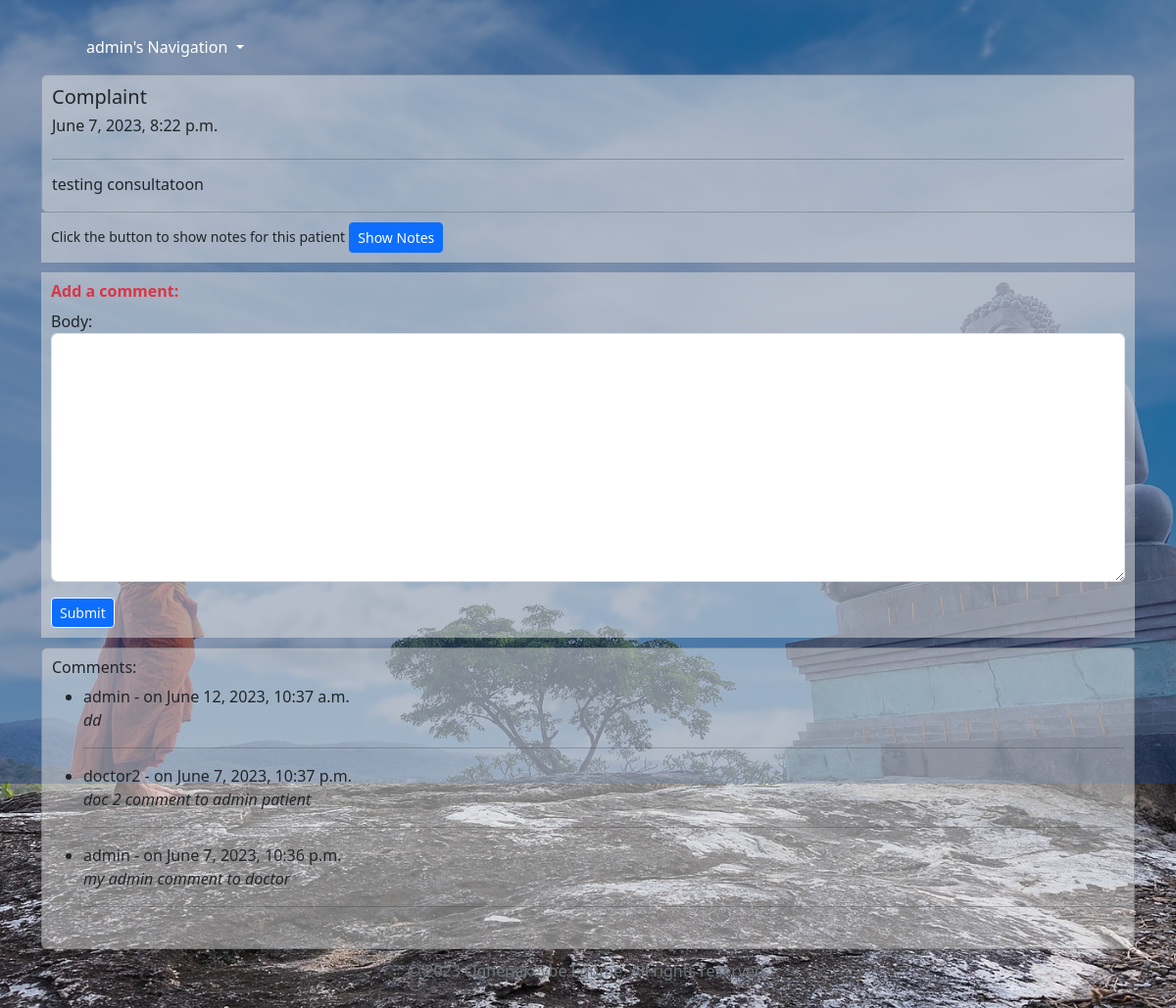
Screenshot of /professional_detail/12 (signed in) with the database file from the repository.
### life/models.py (models this page shows, shortened)
class Consultation(models.Model):
    doctor = models.ForeignKey(Doctor, on_delete=models.CASCADE, null=True, related_name='patient')
    patient = models.ForeignKey(Patient, on_delete=models.CASCADE)
    date = models.DateTimeField(default=datetime.now)
    complaint = models.TextField(default='')
    comment = models.ForeignKey('ConsultationComment', on_delete=models.CASCADE, null=True, blank=True, related_name='consultation_comments')
    class Meta:
        ordering = ['-date']

class ConsultationComment(models.Model):
    consultation = models.ForeignKey(Consultation, on_delete=models.CASCADE, related_name='comments')
    author = models.ForeignKey(User, on_delete=models.CASCADE)
    body = models.TextField()
    date_added = models.DateTimeField(default=datetime.now, blank=True)

### life/views.py (the view, shortened to what this page needs)
# urls.py: path("professional_detail/<str:pk>", ProfessionalDetail.as_view(), name="professional_detail"),
class ProfessionalDetail(UserMixin, DetailView):
    model = Consultation
    template_name = 'professional_detail.html'
    context_object_name = 'consultation'
    form_class = ConsultationCommentForm
    def get_context_data(self, **kwargs):
        context = super().get_context_data(**kwargs)
        context['notes'] = self.object.notes_set.all() #or consultation.notes.all()
        context['comments'] = self.object.comments.all()
        if 'form' not in context:
            context['form'] = self.form_class()
        return context

### life/forms.py
class ConsultationCommentForm(forms.Form):
        body = forms.CharField(
        max_length=225, widget=forms.Textarea(attrs={"class": "form-control"})
    )
        class Meta:
            model = ConsultationComment
            fields = ["body"]

### life/models.py (called while the page is built)
    def __str__(self):
        if self.user:
            return f'Dr. {self.user.username}'
        else:
            return 'Unassigned Doctor'

### life/views.py (called while the page is built)
    def test_func(self):
        return self.request.user.is_authenticated

### life/templates/professional_detail.html (shortened to what this page needs)
{% extends 'base.html' %}
{% load static %}
{% block content %}
<div class="container">
  <div class="row">
    <div class="card" style="background-color: rgba(225, 225, 225, 0.5); padding: 10px;">
      <h5>Complaint</h5>
      <h6>
        {{ consultation.date }}
      </h6>
      <hr>
      <h6>
        {{ consultation.complaint }}
      </h6>
    </div>
    {% if user.id == doctor.user.id or user.is_superuser %}
      <div lass="card mt-3" style="background-color: rgba(225, 225, 225, 0.5); padding: 10px;">
        <small>Click the button to show notes for this patient</small>
        <button type="submit" id="notes"  class="btn btn-primary btn-sm">Show Notes</button>
      </div>
    {% endif %}
<div class="commentform" style="background-color: rgba(225, 225, 225, 0.5); padding: 10px; margin: 10px 0 0 0;">
    <h6 class=" text-danger fw-bold">Add a comment:</h6>
    <form action="" method="POST" id="commentForm">
        {{ form.as_p }}
        <button type="submit" class="btn btn-sm btn-outline-light btn-primary">Submit</button>
    </form>
</div>
    {% if comments %}
    <div class="card" style="background-color: rgba(225, 225, 225, 0.5); padding: 10px; margin: 10px 0 0 0;" id="comments">
      <h6>Comments:</h6>
      <ul>
        {% for comment in comments reversed %}
        <li>
          {{ comment.author }} - on
          {{ comment.date_added }} <br>
          <em>{{ comment.body }}</em>
        </li>
        <hr>
        {% endfor %}
      </ul>
    </div>
    {% endif %}
  </div>
</div>
{% endblock content %}

### life/templates/base.html (shortened to what this page needs)
{% load static %}
<!DOCTYPE html>
<html lang="en">
<head>
  <link rel="stylesheet" href="{% static 'css/bootstrap.min.css' %} ">
  <link rel="stylesheet" href="{% static 'css/base.css' %} ">
  <link href="https://unpkg.com/aos@2.3.1/dist/aos.css" rel="stylesheet">
</head>
<body>
  <div class="content">
    <nav class="navbar navbar-expand-lg bg-body-tertiary">
      <div class="container-fluid">
        <div class="collapse navbar-collapse" id="navbarSupportedContent">
          <ul class="navbar-nav me-auto mb-2 mb-lg-0">
            <li class="nav-item dropdown mx-5">
              <a class="nav-link dropdown-toggle" href="#" role="button" data-bs-toggle="dropdown" aria-expanded="false">
                {% if user.is_authenticated %}{{user.username}}'s{% else %}Guest's{% endif %} Navigation
              </a>
            </li>
          </ul>
        </div>
      </div>
    </nav>
    <div class="container">
      {% block content %}
      {% endblock content %}
    </div>
    <footer style="width: 100%; margin-top: 10px;">
      <div class="container-fluid text-center">
        <p class=" text-secondary mt-1">&copy; 2023 Oghenekevbe Egume. All rights reserved.</p>
      </div>
    </footer>
  </div>
</body>
</html>

### static/css/base.css (style rules this page uses)
body { background-size: cover; background-position: center; transition: background 0.5s ease-in-out; position: relative; min-height: 100vh; max-height: max-content; }
.content { z-index: 1; position: relative; padding: 20px; }
.navbar { background-color: rgba(185, 237, 221, 0)!important ; }
.nav-item a { color: #fff !important; }

### rows the page displays
Consultation: date "June 7, 2023, 8:22 p.m.", complaint "testing consultatoon"
ConsultationComment: author "admin", date_added "June 12, 2023, 10:37 a.m.", body "dd"
ConsultationComment: author "doctor2", date_added "June 7, 2023, 10:37 p.m.", body "doc 2 comment to admin patient"
ConsultationComment: author "admin", date_added "June 7, 2023, 10:36 p.m.", body "my admin comment to doctor"

### other values shown
{{ user.username }} "admin"
